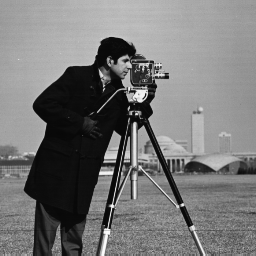
%> input picture DIP_CA2/cameraman.tif, 256 x 256 px
$ octave b_lowpass_5.m   (GNU Octave 9; MATLAB toolbox functions it lacks are replaced by stand-ins)
%> lines starting %> are read from the running program, lines starting %| are printed output that depends on the picture

filename = "cameraman.tif";

img = imread(filename);
%> img is the input picture: size 256x256 uint8; min 7, max 253, mean 118.7

imgfft = fft2(img);
imgfft = fftshift(imgfft);

% constructs filter
cutoff_freq = 5;
[x, y] = meshgrid(-128:127, -128:127);
z = sqrt(x.^2 + y.^2);
cir = (z < cutoff_freq);

% applies filter
imglp = imgfft .* cir;
imglpi = ifft2(imglp);
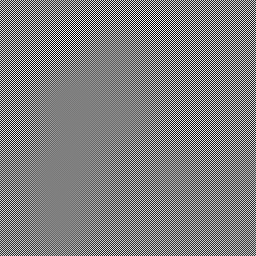
%> imglpi: size 256x256 double; min -201.9, max 201.9, mean 0; drawn with min black and max white

imglp = log(1 + abs(imglp));
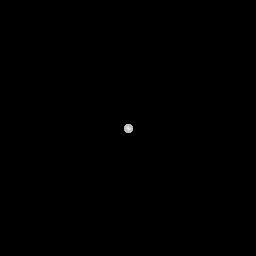
%> imglp: size 256x256 double; min 0, max 15.87, mean 0.0129; drawn with min black and max white
imgfft = log(1 + abs(imgfft));
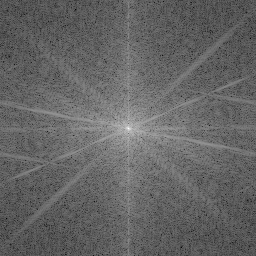
%> imgfft: size 256x256 double; min 2.56, max 15.87, mean 7.84; drawn with min black and max white

tiledlayout(2,2);
nexttile;
imshow(ind2rgb(im2uint8(mat2gray(img)), parula(256)));
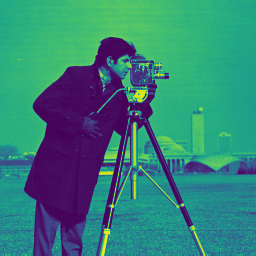
%> displayed picture: size 256x256x3, on the screen's scale of 0 to 255; mean R, G, B 53.2, 128.1, 120.8
title('original image');

nexttile;
imshow(ind2rgb(im2uint8(mat2gray(imgfft)), parula(256)));
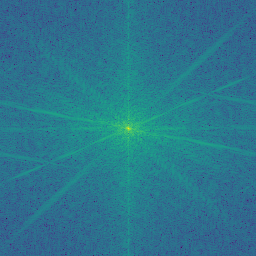
%> displayed picture: size 256x256x3, on the screen's scale of 0 to 255; mean R, G, B 42.9, 119, 141.2
title('ft');

nexttile;
imshow(ind2rgb(im2uint8(mat2gray(imglp)), parula(256)));
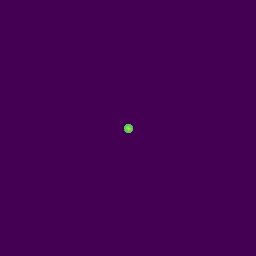
%> displayed picture: size 256x256x3, on the screen's scale of 0 to 255; mean R, G, B 68, 1.2, 84
title(sprintf('ft lowpass, cutoff-freq = %d', cutoff_freq));

nexttile;
imshow(ind2rgb(im2uint8(mat2gray(abs(imglpi))), parula(256)));
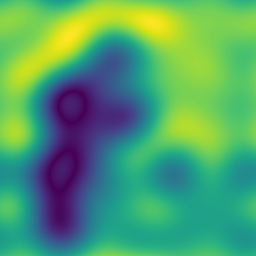
%> displayed picture: size 256x256x3, on the screen's scale of 0 to 255; mean R, G, B 81.3, 160.2, 107.6
title(sprintf('lowpass, cutoff-freq = %d', cutoff_freq));
